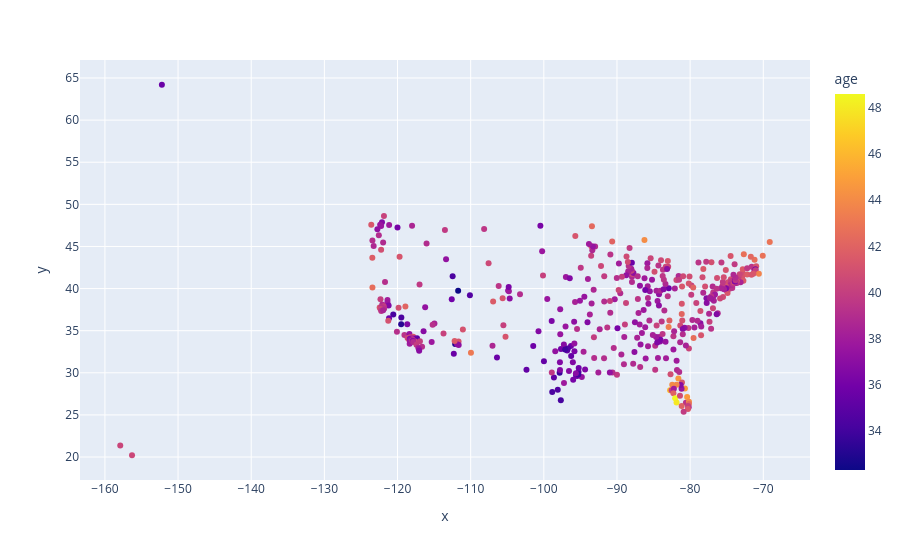

Notebook code cell kept with this figure:
### Markdown cell above
# Overview

This notebook demonstrates the calibrated district-level weights.

### Code cell
import pandas as pd
import h5py
from policyengine_us import Microsimulation
from us_congressional_districts.calibrate import get_dataset, create_district_metric_matrix, create_target_matrix, get_data_directory

data_folder = get_data_directory()
ages_district = pd.read_csv(
    data_folder / "input" / "demographics" / "age_district.csv"
)

ages_state = pd.read_csv(
    data_folder / "input" / "demographics" / "age_state.csv"
)

ages_national = pd.read_csv(
    data_folder / "input" / "demographics" / "age_national.csv"
)
dataset = get_dataset("cps_2023", 2023)
# the metrics matrix
matrix = create_district_metric_matrix(dataset, ages_district, 2023)
y = create_target_matrix(ages_district)

with h5py.File(
    data_folder / "output" / "congressional_district_weights.h5", "r"
) as f:
    # the weights matrix
    district_weights = f["2023"][:]

districts = pd.read_csv(data_folder / "input" / "geographies" / "districts.csv")

sim = Microsimulation(dataset=dataset)
household_market_income = sim.calculate("age", 2023, map_to="household").values
household_count_people = sim.calculate("household_count_people", 2023).values

per_capita_income_by_district = (district_weights @ household_market_income) / (district_weights @ household_count_people)

import plotly.express as px

df = districts.copy()
df = df[:435]
df["age"] = per_capita_income_by_district

px.scatter(
    df,
    x="x",
    y="y",
    color="age",
)

### Figure 1 — Plotly figure (JSON) as saved in the notebook; plotly's stock layout.template omitted (floating-point values rounded to 4 significant figures; data arrays with more than 128 entries replaced by an {"elided": "..."} marker saying what was removed)
{"data": [{"hovertemplate": "x=%{x}<br>y=%{y}<br>age=%{marker.color}<extra></extra>", "legendgroup": "", "marker": {"color": {"elided": "435 float values"}, "coloraxis": "coloraxis", "symbol": "circle"}, "mode": "markers", "name": "", "orientation": "v", "showlegend": false, "type": "scatter", "x": {"elided": "435 float values"}, "xaxis": "x", "y": {"elided": "435 float values"}, "yaxis": "y"}], "layout": {"coloraxis": {"colorbar": {"title": {"text": "age"}}, "colorscale": [[0, "#0d0887"], [0.1111, "#46039f"], [0.2222, "#7201a8"], [0.3333, "#9c179e"], [0.4444, "#bd3786"], [0.5556, "#d8576b"], [0.6667, "#ed7953"], [0.7778, "#fb9f3a"], [0.8889, "#fdca26"], [1, "#f0f921"]]}, "legend": {"tracegroupgap": 0}, "margin": {"t": 60}, "xaxis": {"anchor": "y", "domain": [0, 1], "title": {"text": "x"}}, "yaxis": {"anchor": "x", "domain": [0, 1], "title": {"text": "y"}}}}
